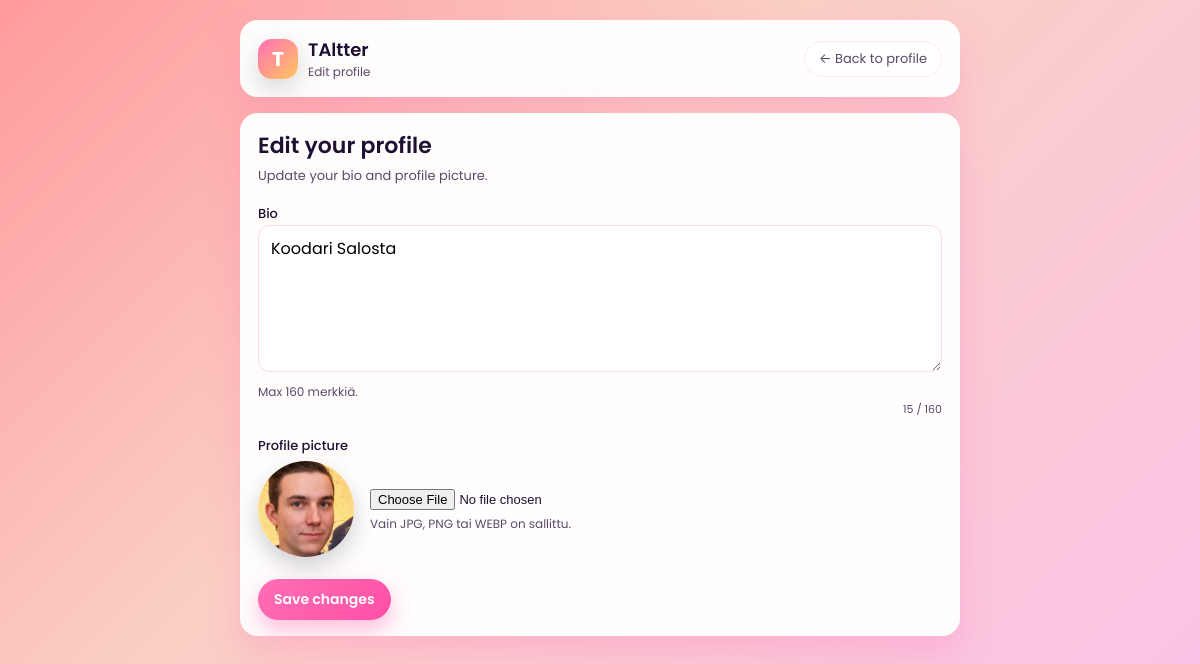
Page /iteration/edit_profile.php (signed in) on the committed database.
### tables this page shows
CREATE TABLE `users` (
  `user_id` int(11) NOT NULL,
  `username` varchar(50) NOT NULL,
  `email` varchar(100) NOT NULL,
  `password_hash` varchar(255) NOT NULL,
  `bio` text DEFAULT NULL,
  `profile_picture_url` varchar(255) DEFAULT NULL,
  `created_at` timestamp NOT NULL DEFAULT current_timestamp(),
  `last_seen_mentions` datetime DEFAULT NULL,
  `last_seen_shares` datetime DEFAULT NULL,
  `last_seen_likes` datetime DEFAULT NULL
);

### iteration/edit_profile.php (the view, shortened to what this page needs)
<?php
require_once 'config.php';
$uid = $_SESSION['user_id'];
$stmt = $mysqli->prepare("SELECT username,bio,profile_picture_url FROM users WHERE user_id = ?");
$stmt->bind_param("i", $uid);
$stmt->execute();
$res = $stmt->get_result();
$user = $res->fetch_assoc();
$bioCurrent = $user['bio'] ?? '';
?>
<!doctype html>
<html lang="en">
<head>
</head>
<body>
<div class="app-shell">
    <div class="card">
        <div class="card-inner topbar">
            <div class="topbar-left">
                <div class="logo-badge">T</div>
                <div class="app-title">
                    <span>TAltter</span>
                    <span>Edit profile</span>
                </div>
            </div>
            <div class="topbar-right">
                <a href="profile.php?u=<?= urlencode($user['username']) ?>" class="btn-outline">← Back to profile</a>
            </div>
        </div>
    </div>
    <div class="card">
        <div class="card-inner">
            <h1 class="page-title">Edit your profile</h1>
            <p class="page-subtitle">Update your bio and profile picture.</p>
            <form method="post" enctype="multipart/form-data" class="form-grid">
                <div>
                    <label class="field-label" for="bio">Bio</label>
                    <textarea
                        id="bio"
                        name="bio"
                        maxlength="160"
                        rows="5"
                    ><?= htmlspecialchars($bioCurrent) ?></textarea>
                    <div class="helper-text">
                        Max 160 merkkiä.
                    </div>
                    <div id="bio-counter" class="char-counter"></div>
                </div>
                <div>
                    <span class="field-label">Profile picture</span>
                    <div class="profile-preview">
                        <?php if (!empty($user['profile_picture_url'])): ?>
                            <img src="<?= htmlspecialchars($user['profile_picture_url']) ?>" alt="Profile picture">
                        <?php else: ?>
                            <div style="width:96px;height:96px;border-radius:50%;background:linear-gradient(135deg,#ff6fb5,#ffc75f);display:flex;align-items:center;justify-content:center;color:#fff;font-size:36px;font-weight:700;">
                                <?= strtoupper(htmlspecialchars(substr($user['username'], 0, 1))) ?>
                            </div>
                        <?php endif; ?>
                        <div>
                            <input class="file-input" type="file" name="profile_picture" accept=".jpg,.jpeg,.png,.webp">
                            <div class="helper-text">Vain JPG, PNG tai WEBP on sallittu.</div>
                        </div>
                    </div>
                </div>
                <div>
                    <button type="submit" class="btn-primary">Save changes</button>
                </div>
            </form>
        </div>
    </div>
</div>
</body>
</html>

### iteration/edit_profile.php (style rules this page uses)
:root { --accent: #ff6fb5; --accent-dark: #ff4fa5; --accent-soft: #ffe5f3; --bg-card: rgba(255, 255, 255, 0.95); --input-border: #ffd4ec; --text-main: #1f1033; --text-soft: #5c4969; }
*, *::before, *::after { box-sizing: border-box; }
body { margin: 0; min-height: 100vh; font-family: "Poppins", system-ui, -apple-system, BlinkMacSystemFont, "Segoe UI", sans-serif; background: linear-gradient(135deg, #ff9a9e 0%, #fad0c4 40%, #fbc2eb 100%); padding: 20px 12px 28px; color: var(--text-main); }
.app-shell { max-width: 720px; margin: 0 auto; display: flex; flex-direction: column; gap: 16px; }
.card { background: var(--bg-card); backdrop-filter: blur(18px); border-radius: 18px; padding: 16px 18px; box-shadow: 0 16px 35px rgba(255, 105, 180, 0.25); position: relative; overflow: hidden; }
.card::before { content: ""; position: absolute; inset: -40px; background: radial-gradient(circle at top left, rgba(255,255,255,0.6), transparent 55%), radial-gradient(circle at bottom right, rgba(255,255,255,0.5), transparent 55%); opacity: 0.5; pointer-events: none; }
.card-inner { position: relative; z-index: 1; }
.topbar { display: flex; align-items: center; justify-content: space-between; gap: 12px; }
.topbar-left { display: flex; align-items: center; gap: 10px; }
.logo-badge { width: 40px; height: 40px; border-radius: 14px; background: linear-gradient(135deg, #ff6fb5, #ffc75f); display: flex; align-items: center; justify-content: center; color: #fff; font-weight: 700; font-size: 20px; box-shadow: 0 10px 25px rgba(0,0,0,0.15); }
.app-title { display: flex; flex-direction: column; }
.app-title span:first-child { font-weight: 600; font-size: 18px; }
.app-title span:last-child { font-size: 12px; color: var(--text-soft); }
.topbar-right { display: flex; align-items: center; gap: 8px; flex-wrap: wrap; }
a { color: var(--accent-dark); text-decoration: none; }
.btn-outline { border-radius: 999px; border: 1.5px solid var(--accent-soft); background: rgba(255,255,255,0.9); padding: 7px 14px; font: inherit; font-size: 13px; cursor: pointer; color: var(--text-soft); display: inline-flex; align-items: center; gap: 6px; transition: background 0.12s, border-color 0.12s, transform 0.08s; }
.btn-primary { margin-top: 8px; border-radius: 999px; border: none; padding: 10px 16px; font: inherit; font-size: 14px; font-weight: 600; background: linear-gradient(135deg, var(--accent), var(--accent-dark)); color: #fff; cursor: pointer; box-shadow: 0 10px 22px rgba(255, 111, 181, 0.45); transition: transform 0.08s ease, box-shadow 0.12s ease, filter 0.12s ease; }
.page-title { margin: 0 0 4px; font-size: 22px; font-weight: 600; }
.page-subtitle { margin: 0 0 14px; font-size: 13px; color: var(--text-soft); }
.form-grid { display: flex; flex-direction: column; gap: 14px; }
.field-label { font-size: 13px; font-weight: 500; color: var(--text-main); margin-bottom: 4px; }
textarea { width: 100%; border-radius: 12px; border: 1.5px solid var(--input-border); font: inherit; padding: 10px 12px; resize: vertical; outline: none; min-height: 90px; background: #fff; transition: border-color 0.18s, box-shadow 0.18s, transform 0.08s; }
.helper-text { font-size: 12px; color: var(--text-soft); margin-top: 4px; }
.profile-preview { display: flex; align-items: center; gap: 16px; margin-top: 4px; }
.profile-preview img { width: 96px; height: 96px; border-radius: 50%; object-fit: cover; box-shadow: 0 10px 22px rgba(0,0,0,0.18); }
.file-input { font-size: 13px; margin-top: 4px; }
.char-counter { font-size: 11px; color: var(--text-soft); text-align: right; }

### rows in the picture
users: bio "Koodari Salosta", profile_picture_url (picture)
